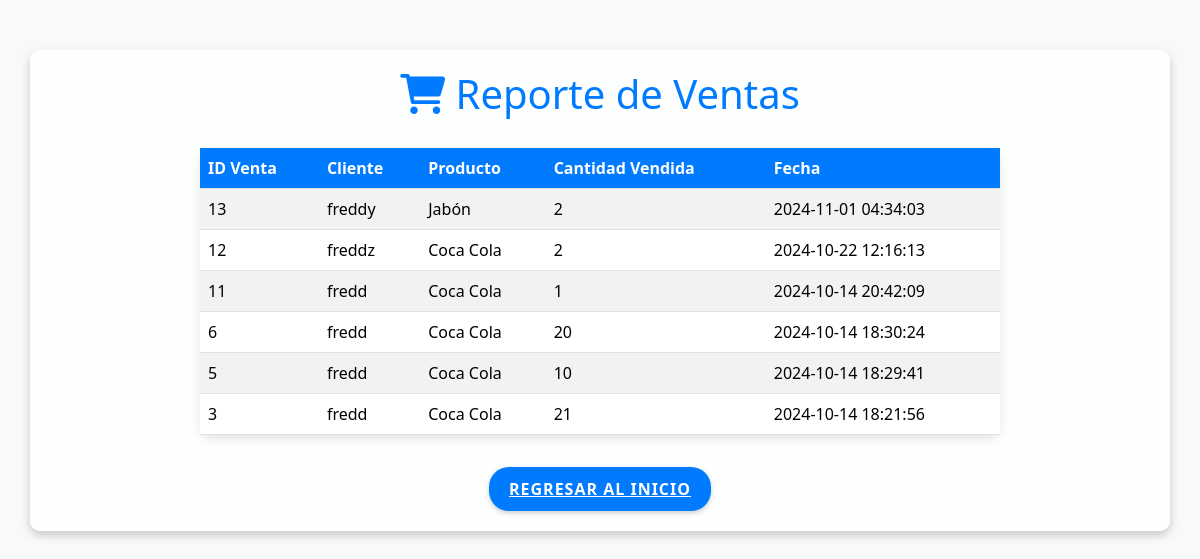
Page /reporteVentas.php on the committed database.
### tables this page shows
CREATE TABLE `ventas` (
  `id_venta` int(11) NOT NULL,
  `id_producto` int(11) NOT NULL,
  `idcliente` int(11) NOT NULL,
  `cantidad` int(11) NOT NULL,
  `fecha` datetime DEFAULT current_timestamp()
);

CREATE TABLE `clientes` (
  `idcliente` int(11) NOT NULL,
  `nombres` varchar(50) NOT NULL,
  `apellido_paterno` varchar(50) NOT NULL,
  `apellido_materno` varchar(50) NOT NULL,
  `numero_celular` varchar(50) NOT NULL,
  `direccion` varchar(50) NOT NULL,
  `estado` tinyint(4) DEFAULT 1
);

CREATE TABLE `productos` (
  `id_producto` int(11) NOT NULL,
  `nombre` varchar(100) NOT NULL,
  `descripcion` text DEFAULT NULL,
  `precio` decimal(10,2) NOT NULL,
  `id_categoria` int(11) DEFAULT NULL,
  `fecha_creacion` timestamp NOT NULL DEFAULT current_timestamp(),
  `cantidad` int(11) DEFAULT 0
);

### reporteVentas.php (the view, shortened to what this page needs)
<?php
include "conexionMysql.php";
$sql = "
    SELECT v.id_venta, v.cantidad, v.fecha, c.nombres AS cliente, p.nombre AS producto
    FROM ventas v
    JOIN clientes c ON v.idcliente = c.idcliente
    JOIN productos p ON v.id_producto = p.id_producto
    ORDER BY v.fecha DESC
";
$resultado = $conexion->query($sql);
?>
<!DOCTYPE html>
<html lang="es">
<head>
    <link rel="stylesheet" href="https://maxcdn.bootstrapcdn.com/bootstrap/5.3.3/css/bootstrap.min.css">
    <link rel="stylesheet" href="https://cdnjs.cloudflare.com/ajax/libs/font-awesome/6.0.0-beta3/css/all.min.css">
</head>
<body>
<div class="container">
    <h1><i class="fas fa-shopping-cart"></i> Reporte de Ventas</h1>
    <?php if ($resultado->num_rows > 0): ?>
        <table class="table table-striped table-hover">
            <thead>
                <tr>
                    <th>ID Venta</th>
                    <th>Cliente</th>
                    <th>Producto</th>
                    <th>Cantidad Vendida</th>
                    <th>Fecha</th>
                </tr>
            </thead>
            <tbody>
                <?php while ($venta = $resultado->fetch_assoc()): ?>
                    <tr>
                        <td><?php echo $venta['id_venta']; ?></td>
                        <td><?php echo $venta['cliente']; ?></td>
                        <td><?php echo $venta['producto']; ?></td>
                        <td><?php echo $venta['cantidad']; ?></td>
                        <td><?php echo $venta['fecha']; ?></td>
                    </tr>
                <?php endwhile; ?>
            </tbody>
        </table>
    <?php else: ?>
        <div class="alert alert-warning">No se encontraron ventas registradas.</div>
    <?php endif; ?>
    <a href="home.php" class="btn-back mt-3">Regresar al Inicio</a>
</div>
</body>
</html>

### reporteVentas.php (style rules this page uses)
body { background-color: #f8f9fa; background-image: url('imagenes.img/supermercado.jpg'); background-size: cover; background-position: center; background-repeat: no-repeat; }
.container { margin-top: 50px; display: flex; flex-direction: column; align-items: center; background-color: rgba(255, 255, 255, 0.8); padding: 20px; border-radius: 10px; box-shadow: 0 4px 10px rgba(0, 0, 0, 0.2); }
h1 { color: #007bff; margin-bottom: 30px; }
.table { background-color: #ffffff; border-radius: 10px; box-shadow: 0 4px 10px rgba(0, 0, 0, 0.1); width: 100%; max-width: 800px; }
.table th { background-color: #007bff; color: white; }
.btn-back { background-color: #007bff; color: white; border: none; border-radius: 20px; padding: 10px 20px; font-size: 16px; font-weight: bold; letter-spacing: 1px; text-transform: uppercase; box-shadow: 0 2px 5px rgba(0, 0, 0, 0.2); transition: background-color 0.3s ease, transform 0.2s ease; }

### rows in the picture
ventas: id_venta "13", idcliente.nombres "freddy", id_producto.nombre "Jabón", cantidad "2", fecha "2024-11-01 04:34:03"
ventas: id_venta "12", idcliente.nombres "freddz", id_producto.nombre "Coca Cola", cantidad "2", fecha "2024-10-22 12:16:13"
ventas: id_venta "11", idcliente.nombres "fredd", id_producto.nombre "Coca Cola", cantidad "1", fecha "2024-10-14 20:42:09"
ventas: id_venta "6", idcliente.nombres "fredd", id_producto.nombre "Coca Cola", cantidad "20", fecha "2024-10-14 18:30:24"
ventas: id_venta "5", idcliente.nombres "fredd", id_producto.nombre "Coca Cola", cantidad "10", fecha "2024-10-14 18:29:41"
ventas: id_venta "3", idcliente.nombres "fredd", id_producto.nombre "Coca Cola", cantidad "21", fecha "2024-10-14 18:21:56"
